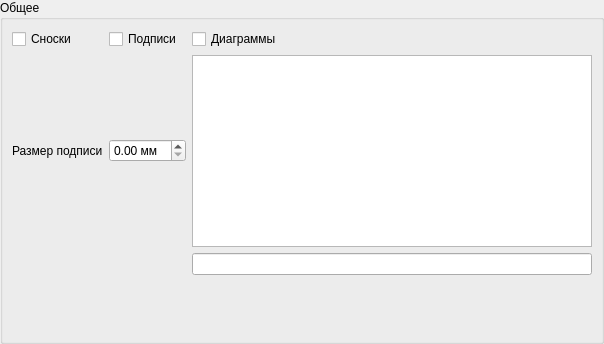
<?xml version="1.0" encoding="UTF-8"?>
<ui version="4.0">
 <class>Form</class>
 <widget class="QWidget" name="Form">
  <property name="geometry">
   <rect>
    <x>0</x>
    <y>0</y>
    <width>604</width>
    <height>344</height>
   </rect>
  </property>
  <property name="windowTitle">
   <string>Form</string>
  </property>
  <layout class="QVBoxLayout" name="verticalLayout">
   <property name="spacing">
    <number>0</number>
   </property>
   <property name="leftMargin">
    <number>0</number>
   </property>
   <property name="topMargin">
    <number>0</number>
   </property>
   <property name="rightMargin">
    <number>0</number>
   </property>
   <property name="bottomMargin">
    <number>0</number>
   </property>
   <item>
    <widget class="QGroupBox" name="groupBox">
     <property name="title">
      <string>Общее</string>
     </property>
     <layout class="QGridLayout" name="gridLayout_2">
      <item row="1" column="2">
       <widget class="QCheckBox" name="showDiagramms">
        <property name="text">
         <string>Диаграммы</string>
        </property>
       </widget>
      </item>
      <item row="1" column="1">
       <widget class="QCheckBox" name="showLabels">
        <property name="text">
         <string>Подписи</string>
        </property>
       </widget>
      </item>
      <item row="4" column="0">
       <spacer name="verticalSpacer">
        <property name="orientation">
         <enum>Qt::Vertical</enum>
        </property>
        <property name="sizeHint" stdset="0">
         <size>
          <width>20</width>
          <height>40</height>
         </size>
        </property>
       </spacer>
      </item>
      <item row="1" column="0">
       <widget class="QCheckBox" name="showLineouts">
        <property name="text">
         <string>Сноски</string>
        </property>
       </widget>
      </item>
      <item row="2" column="0">
       <widget class="QLabel" name="label">
        <property name="text">
         <string>Размер подписи</string>
        </property>
       </widget>
      </item>
      <item row="2" column="1">
       <widget class="QDoubleSpinBox" name="mLabelSizeSpinBox">
        <property name="suffix">
         <string> мм</string>
        </property>
       </widget>
      </item>
      <item row="2" column="2">
       <widget class="QTextEdit" name="editDiagrammStr"/>
      </item>
      <item row="3" column="2">
       <widget class="QLineEdit" name="editTemplateStr"/>
      </item>
     </layout>
    </widget>
   </item>
  </layout>
 </widget>
 <resources/>
 <connections>
  <connection>
   <sender>editDiagrammStr</sender>
   <signal>textChanged()</signal>
   <receiver>Form</receiver>
   <slot>on_editDiagrammStr_txt_changed()</slot>
   <hints>
    <hint type="sourcelabel">
     <x>381</x>
     <y>141</y>
    </hint>
    <hint type="destinationlabel">
     <x>301</x>
     <y>171</y>
    </hint>
   </hints>
  </connection>
  <connection>
   <sender>editTemplateStr</sender>
   <signal>textChanged(QString)</signal>
   <receiver>Form</receiver>
   <slot>on_editTemplateStr_txt_changed(QString)</slot>
   <hints>
    <hint type="sourcelabel">
     <x>381</x>
     <y>253</y>
    </hint>
    <hint type="destinationlabel">
     <x>301</x>
     <y>171</y>
    </hint>
   </hints>
  </connection>
 </connections>
 <slots>
  <slot>on_editTemplateStr_txt_changed(QString)</slot>
  <slot>on_editDiagrammStr_txt_changed()</slot>
 </slots>
</ui>
